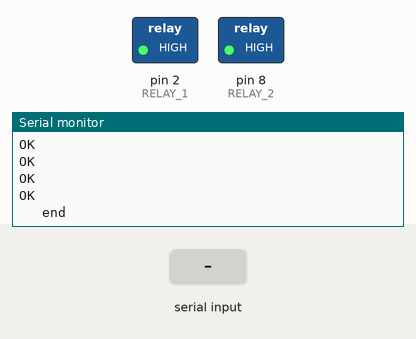
Recording of a sketch running on a simulated Arduino Uno, built with avr-gcc and run on an emulated ATmega328P. Parts: switched loads named in the sketch (green lamp = pin HIGH), the last lines printed to the serial monitor. The test bench sets the inputs (shaded band). The modem accepts every AT command (registered, SIM ready, sends succeed) and sends nothing else.

Above: at 5.7 s.
5.8 s: "CMT:" received over the second serial link
At 7.1 s:
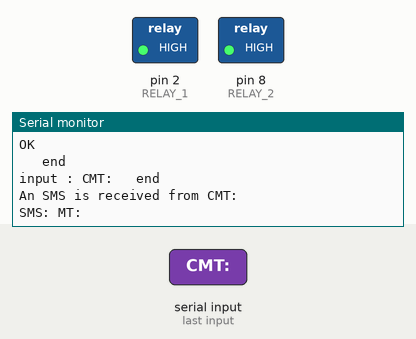
7.4 s: "Drr: stob_horn_on" received over the second serial link
At 8.1 s:
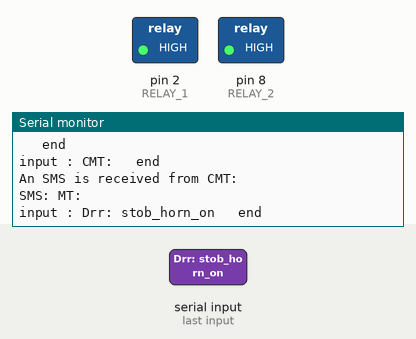
9.0 s: "Drr: stob_horn_off" received over the second serial link
At 10.6 s:
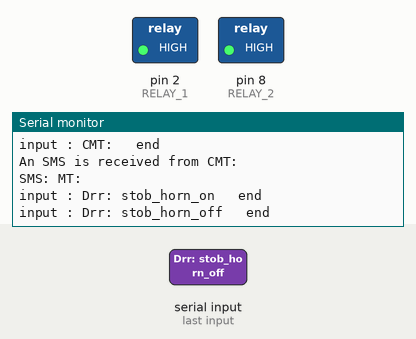

Measured:
- after the input at 5.8 s, the serial monitor: prints a new line after 0.10 s (image 1)
- after the input at 7.4 s, the serial monitor: prints a new line after 0.12 s (image 2)
- after the input at 9.0 s, the serial monitor: prints a new line after 0.12 s (image 3)

The sketch:

alarm.ino
```cpp
#include <SoftwareSerial.h>

//sender phone number with country code
const String PHONE = "+8801720182677";

//GSM Module RX pin to Arduino 3
//GSM Module TX pin to Arduino 2
#define rxPin 10
#define txPin 11
SoftwareSerial mySerial(rxPin,txPin);

#define RELAY_1 2
#define RELAY_2 8

String smsStatus,senderNumber,receivedDate,ReceivedText,inputString;
char incomingByte;
boolean isReply = false;

void setup() {
  digitalWrite(RELAY_1, HIGH);
  digitalWrite(RELAY_2, HIGH);
  delay(500);

  Serial.begin(9600);
  Serial.println("Arduino serial initialize");

  mySerial.begin(9600);
  Serial.println("SIM800L software serial initialize");

  while(!mySerial.available()){
  mySerial.println("AT");
      delay(1000);
      Serial.println("Connecting...");
  }

  Serial.println("Connected!");
  mySerial.println("AT+CMGF=1");
  delay(1000);
  mySerial.println("AT+CNMI=1,2,0,0,0");
  delay(1000);
  mySerial.println("AT+CMGL=\"REC UNREAD\"");


  pinMode(RELAY_1, OUTPUT); //Relay 1
  pinMode(RELAY_2, OUTPUT); //Relay 2

  smsStatus = "";
  senderNumber="";
  receivedDate="";
  ReceivedText="";

  delay(1000);
}

void loop() {
receiveSMS();

}


//************************************************************


void receiveSMS()
{

    smsStatus = "";
  senderNumber="";
  receivedDate="";
  ReceivedText="";


  inputString = "";
  if(mySerial.available()){
    while(mySerial.available()){
      delay(1);
      incomingByte = mySerial.read();
      inputString.concat(incomingByte);
    }
    delay(100);
    Serial.print("input : ");Serial.print(inputString);Serial.println("   end");
  }

 if (inputString.indexOf("CMT:")>=0){


  senderNumber  = inputString;
  //get number
  int t1 = senderNumber.indexOf('"');
  senderNumber.remove(0,t1 + 1);
  t1 = senderNumber.indexOf('"');
  senderNumber.remove(t1);


  ReceivedText = inputString;
  t1 = ReceivedText.indexOf('"');
  ReceivedText.remove(0,t1 + 1);
  t1 = ReceivedText.indexOf('"');
  ReceivedText.remove(0,t1 + 1);
  t1 = ReceivedText.indexOf('"');
  ReceivedText.remove(0,t1 + 1);
  t1 = ReceivedText.indexOf('"');
  ReceivedText.remove(0,t1 + 1);
  t1 = ReceivedText.indexOf('"');
  ReceivedText.remove(0,t1 + 1);
  t1 = ReceivedText.indexOf('"');
  ReceivedText.remove(0,t1 + 1);
  ReceivedText.remove(0,1);
  ReceivedText.trim();

  Serial.print("An SMS is received from ");
  Serial.println(senderNumber);
  Serial.print("SMS: "); Serial.println(ReceivedText);
  Serial.println();
 }

 //Serial.println(ReceivedText.indexOf("Drr: stob_horn_on"));
if(ReceivedText == "Drr: stob_horn_on" ){
    digitalWrite(RELAY_1, LOW);
    //Reply("Alarm has been ON");
  }
  else if(ReceivedText == "Drr: stob_horn_off" ){
    digitalWrite(RELAY_1, HIGH);
    //Reply("Alarm 1 has been OFF");
  }

}

void Reply(String text)
{
    mySerial.print("AT+CMGF=1\r");
    delay(1000);
    mySerial.print("AT+CMGS=\""+senderNumber+"\"\r");
    delay(1000);
    mySerial.print(text);
    delay(100);
    mySerial.write(0x1A); //ascii code for ctrl-26 //sim800.println((char)26); //ascii code for ctrl-26
    delay(1000);
    Serial.println("SMS Sent Successfully.");
}
```
